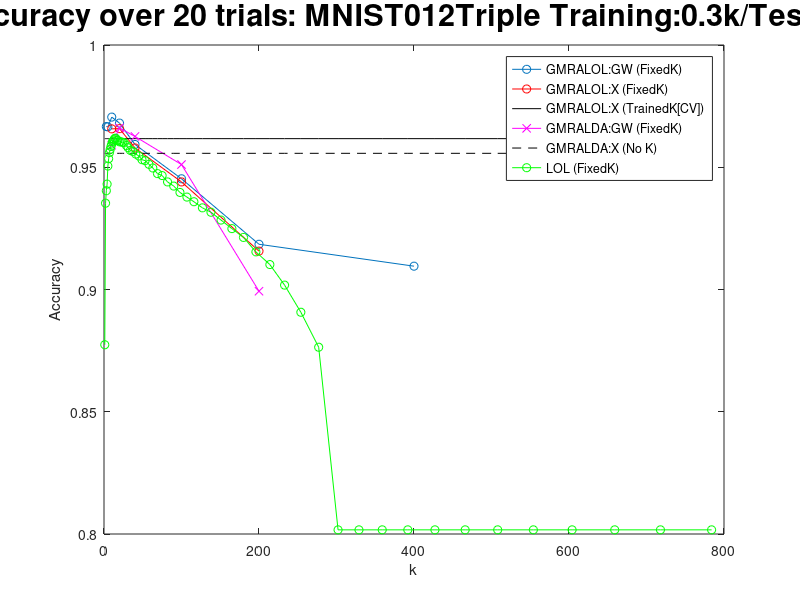

Source code (MATLAB):
ACC_GMRALOL_GW =[0.96665 0.96651 0.97051 0.96806 0.95932 0.94529 0.91850 0.90954]
k = [3 5 10 20 40 100 200 400];
figure;
plot(k, ACC_GMRALOL_GW, 'o-')
title('Accuracy over 20 trials: MNIST012Triple Training:0.3k/Test:10k', 'FontSize', 22)
xlabel('k')
ylabel('Accuracy')

ACC_GMRALOL_X = [0.9657 0.9658 0.9579 0.9440 0.9157]
k = [10 20 40 100 200]
hold on; plot(k, ACC_GMRALOL_X, 'ro-')

ks = [  1     2     3     4     5     6     7     8     9    10    11    12    13    14    15    17    18    20    22    24    26    29    31    34    37    41, ... 
    45    49    53    58    63    69    75    82    90    98   107   116   127   138   151   165   180   196   214   233   254   277   302   329   359   392, ...
   427   466   508   554   604   659   718   784];

hold on; plot(ks, repmat(0.9617, size(ks)), 'k-')

ACC_GMRALDA_GW = [ 0.9590 0.9661 0.9626 0.9511 0.8993];
k = [ 10 20 40 100 200]
hold on; plot(k, ACC_GMRALDA_GW, 'mx-')
hold on; plot(ks, repmat(0.9557, size(ks)), 'k--')

ACC_LOL = [0.8774
    0.9353
    0.9404
    0.9431
    0.9505
    0.9535
    0.9560
    0.9573
    0.9585
    0.9595
    0.9605
    0.9608
    0.9613
    0.9618
    0.9619
    0.9611
    0.9609
    0.9604
    0.9604
    0.9602
    0.9600
    0.9589
    0.9580
    0.9569
    0.9565
    0.9554
    0.9546
    0.9531
    0.9527
    0.9512
    0.9497
    0.9474
    0.9466
    0.9440
    0.9423
    0.9397
    0.9378
    0.9359
    0.9334
    0.9316
    0.9284
    0.9249
    0.9213
    0.9154
    0.9102
    0.9018
    0.8907
    0.8764
    0.8017
    0.8017
    0.8017
    0.8017
    0.8017
    0.8017
    0.8017
    0.8017
    0.8017
    0.8017
    0.8017
    0.8017]

hold on; plot(ks, ACC_LOL, 'go-')


legend('GMRALOL:GW (FixedK)', 'GMRALOL:X (FixedK)', 'GMRALOL:X (TrainedK[CV])','GMRALDA:GW (FixedK)','GMRALDA:X (No K)', 'LOL (FixedK)')


